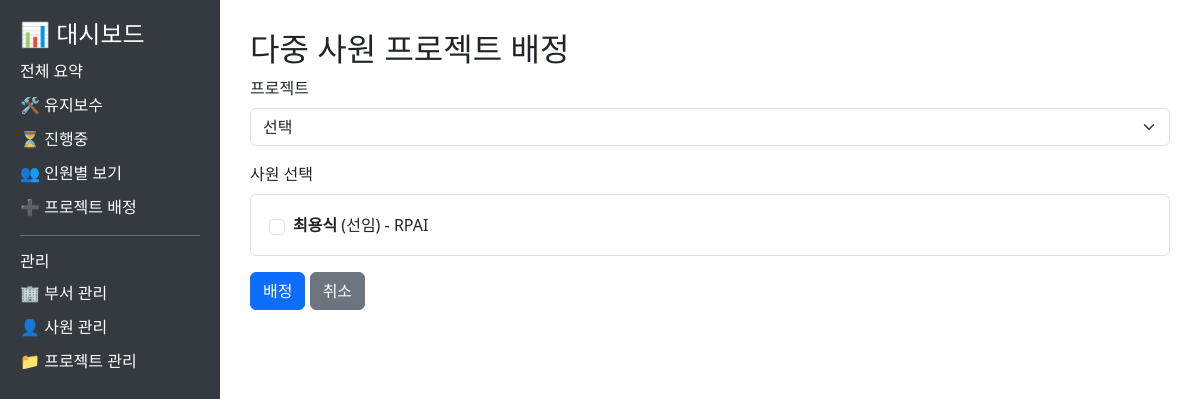
/assignment/add, run on an earlier commit of the app's database.
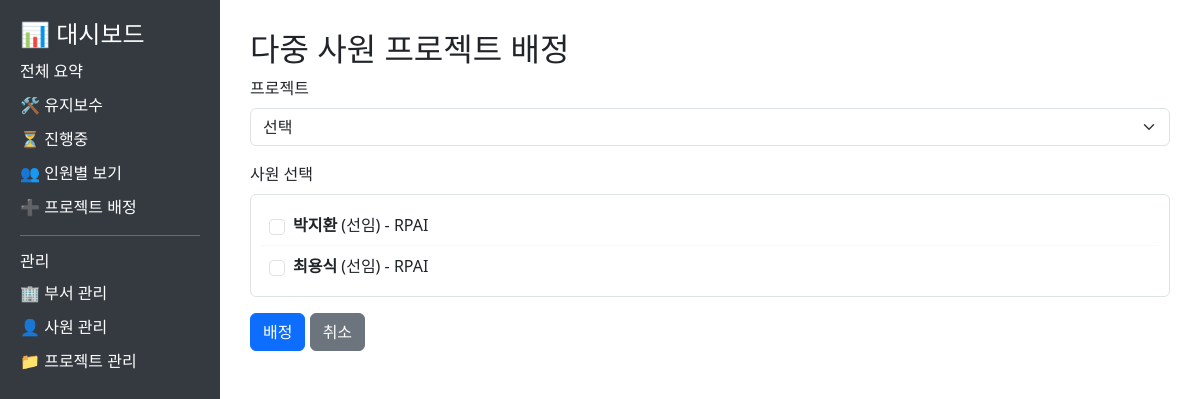
And on a later commit of the database.
### tables this page shows
CREATE TABLE employees (
        employee_id INTEGER PRIMARY KEY AUTOINCREMENT,
        name TEXT NOT NULL,
        position TEXT,
        department_id INTEGER,
        skills TEXT,
        FOREIGN KEY (department_id) REFERENCES departments(department_id)
    );

CREATE TABLE departments (
        department_id INTEGER PRIMARY KEY AUTOINCREMENT,
        name TEXT NOT NULL
    );

### dashboard/app.py (the view, shortened to what this page needs)
@app.route("/assignment/add", methods=["GET", "POST"])
def add_assignment():
    employees = get_available_employees()
    projects = get_available_projects()
    return render_template("assignment_add_multiple.html", employees=employees, projects=projects)

### dashboard/app.py (called while the page is built)
def get_connection():
    try:
        current_dir = os.path.dirname(__file__)
        parent_dir = os.path.dirname(current_dir)
        db_path = os.path.join(parent_dir, "db", "dashboard.db")
        print(f"데이터베이스 경로: {db_path}")  # 디버깅용
        conn = sqlite3.connect(db_path)
        conn.row_factory = sqlite3.Row
        return conn
    except sqlite3.Error as e:
        print(f"데이터베이스 연결 오류: {e}")
        return None

def get_available_employees():
    conn = get_connection()
    if conn is None:
        return pd.DataFrame()
    try:
        df = pd.read_sql_query("""
            SELECT e.employee_id, e.name, e.position, d.name AS department
            FROM employees e
            LEFT JOIN departments d ON e.department_id = d.department_id
            ORDER BY e.name
        """, conn)
        return df
    except Exception as e:
        print(f"사용 가능한 사원 목록 조회 오류: {e}")
        return pd.DataFrame()
    finally:
        conn.close()

def get_available_projects():
    conn = get_connection()
    if conn is None:
        return pd.DataFrame()
    try:
        df = pd.read_sql_query("""
            SELECT p.project_id, p.name, pt.type_name AS type
            FROM projects p
            LEFT JOIN project_type pt ON p.type_id = pt.type_id
            ORDER BY p.name
        """, conn)
        return df
    except Exception as e:
        print(f"사용 가능한 프로젝트 목록 조회 오류: {e}")
        return pd.DataFrame()
    finally:
        conn.close()

### dashboard/templates/assignment_add_multiple.html (shortened to what this page needs)
<!DOCTYPE html>
<html>
<head>
    <link rel="stylesheet" href="https://cdn.jsdelivr.net/npm/bootstrap@5.3.0/dist/css/bootstrap.min.css">
</head>
<body>
    <div class="sidebar">
        <h4>📊 대시보드</h4>
        <a href="/">전체 요약</a>
        <a href="/maintenance">🛠 유지보수</a>
        <a href="/ongoing">⏳ 진행중</a>
        <a href="/assignment">👥 인원별 보기</a>
        <a href="/assignment/add">➕ 프로젝트 배정</a>
        <hr>
        <h6>관리</h6>
        <a href="/departments">🏢 부서 관리</a>
        <a href="/employees">👤 사원 관리</a>
        <a href="/projects">📁 프로젝트 관리</a>
    </div>
    <div class="content">
        <h2>다중 사원 프로젝트 배정</h2>
        <form method="POST" id="multipleAssignmentForm">
            <div class="mb-3">
                <label for="project_id" class="form-label">프로젝트</label>
                <select class="form-select" id="project_id" name="project_id" required>
                    <option value="">선택</option>
                </select>
            </div>
            <div class="mb-3">
                <label class="form-label">사원 선택</label>
                <div class="employee-list">
                    {% for emp in employees.itertuples() %}
                    <div class="employee-item">
                        <input type="checkbox" class="form-check-input me-2" id="emp_{{ emp.employee_id }}"
                            value="{{ emp.employee_id }}" name="employee_ids">
                        <label class="employee-info" for="emp_{{ emp.employee_id }}">
                            <strong>{{ emp.name }}</strong> ({{ emp.position }}) - {{ emp.department }}
                        </label>
                    </div>
                    {% endfor %}
                </div>
            </div>
            <button type="submit" class="btn btn-primary">배정</button>
            <a href="{{ url_for('assignment') }}" class="btn btn-secondary">취소</a>
        </form>
    </div>
</body>
</html>

### dashboard/templates/assignment_add_multiple.html (style rules this page uses)
body { display: flex; }
.sidebar { width: 220px; background-color: #343a40; min-height: 100vh; padding: 20px; color: white; }
.sidebar a { color: #ffffff; text-decoration: none; display: block; margin: 10px 0; }
.content { flex-grow: 1; padding: 30px; }
.employee-list { max-height: 300px; overflow-y: auto; border: 1px solid #dee2e6; border-radius: 0.375rem; padding: 10px; }
.employee-item { display: flex; align-items: center; padding: 8px; border-bottom: 1px solid #f8f9fa; }
.employee-item:last-child { border-bottom: none; }
.employee-info { flex-grow: 1; }

What changed in the data, as far as the page shows it:
added employees: name "박지환", position "선임", department "RPAI"
